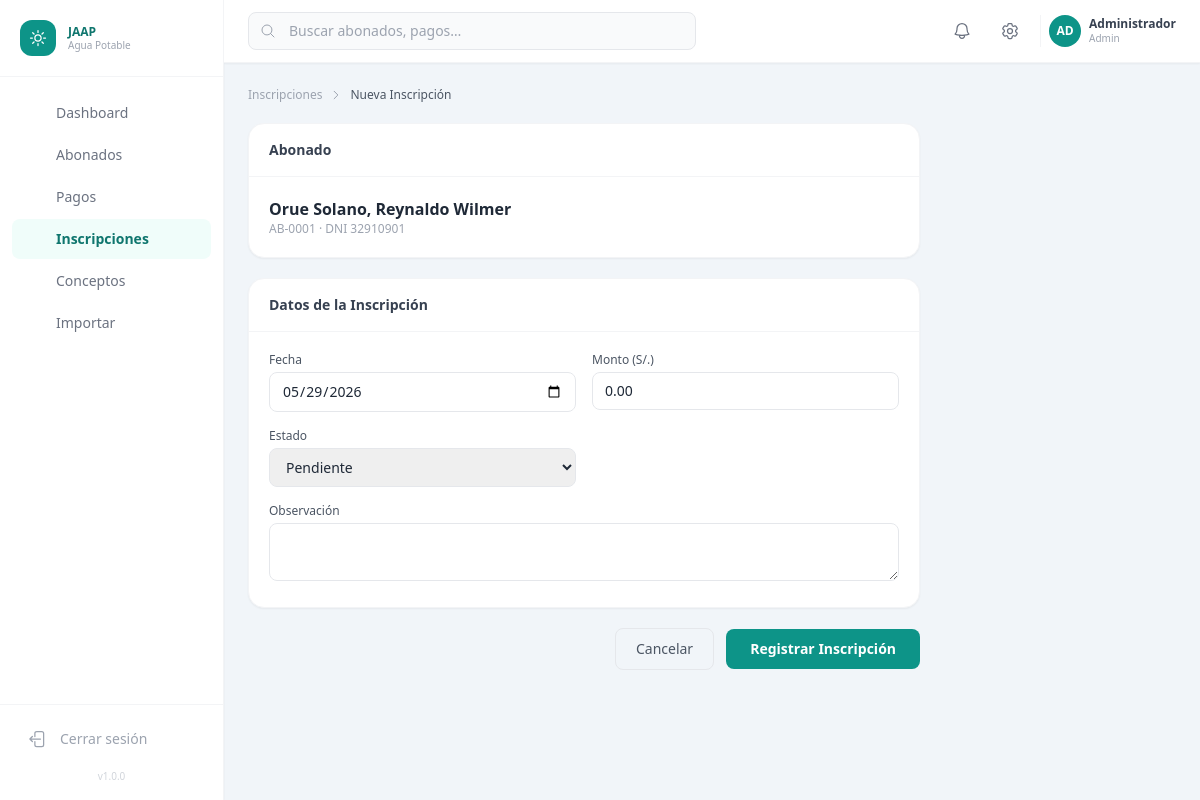
Screenshot of /inscripciones/registrar.php?abonado_id=1 (signed in) with the database file from the repository.
### tables this page shows
CREATE TABLE `abonados` (
  `id`                INT UNSIGNED    NOT NULL AUTO_INCREMENT,
  `codigo`            VARCHAR(20)     NOT NULL COMMENT 'Código interno del abonado',
  `dni`               VARCHAR(8)      NOT NULL,
  `nombres`           VARCHAR(100)    NOT NULL,
  `apellidos`         VARCHAR(100)    NOT NULL,
  `fecha_nacimiento`  DATE            NULL,
  `departamento`      VARCHAR(100)    NOT NULL DEFAULT '',
  `provincia`         VARCHAR(100)    NOT NULL DEFAULT '',
  `distrito`          VARCHAR(100)    NOT NULL DEFAULT '',
  `direccion`         TEXT            NULL,
  `zona`              ENUM('porvenir','tunas','cerro_de_pasco') NOT NULL DEFAULT 'porvenir',
  `profesion`         VARCHAR(100)    NULL,
  `actividad`         VARCHAR(100)    NULL,
  `grado_instruccion` ENUM(
    'sin_instruccion','primaria_incompleta','primaria_completa',
    'secundaria_incompleta','secundaria_completa',
    'tecnico','universitario','posgrado'
  ) NOT NULL DEFAULT 'sin_instruccion',
  `estado_civil`      ENUM('soltero','casado','conviviente','viudo','divorciado') NOT NULL DEFAULT 'soltero',
  `telefono`          VARCHAR(15)     NULL,
  `email`             VARCHAR(100)    NULL,
  `numero_hijos`      TINYINT UNSIGNED NOT NULL DEFAULT 0,
  `fecha_inscripcion` DATE            NULL,
  `estado`            ENUM('activo','inactivo','suspendido') NOT NULL DEFAULT 'activo',
  `observaciones`     TEXT            NULL,
  `creado_por`        INT UNSIGNED    NULL,
  `created_at`        TIMESTAMP       NOT NULL DEFAULT CURRENT_TIMESTAMP,
  `updated_at`        TIMESTAMP       NOT NULL DEFAULT CURRENT_TIMESTAMP ON UPDATE CURRENT_TIMESTAMP,
  PRIMARY KEY (`id`),
  UNIQUE KEY `uk_dni`    (`dni`),
  UNIQUE KEY `uk_codigo` (`codigo`),
  KEY `idx_zona`   (`zona`),
  KEY `idx_estado` (`estado`),
  CONSTRAINT `fk_abonado_creado` FOREIGN KEY (`creado_por`) REFERENCES `usuarios_sistema` (`id`) ON DELETE SET NULL
);

### config/config.php (called while the page is built, shortened)
<?php
function e(string $s): string
{
    return htmlspecialchars($s, ENT_QUOTES | ENT_HTML5, 'UTF-8');
}

### inscripciones/registrar.php (the view, shortened to what this page needs)
<?php
$pdo        = getDB();
$editId = (int)($_GET['id'] ?? 0);
$inscData = null;
$preAbonadoId = (int)($_GET['abonado_id'] ?? 0);
$preAbonado   = null;
if ($preAbonadoId > 0) {
    $s = $pdo->prepare("SELECT id, codigo, dni, nombres, apellidos FROM abonados WHERE id=?");
    $s->execute([$preAbonadoId]);
    $preAbonado = $s->fetch() ?: null;
}
require_once __DIR__ . '/../includes/header.php';
require_once __DIR__ . '/../includes/sidebar.php';
?>
<div class="flex flex-col flex-1 overflow-hidden">
  <?php require_once __DIR__ . '/../includes/topbar.php'; ?>
  <main class="flex-1 overflow-y-auto p-6">
    <div class="flex items-center gap-2 text-xs text-gray-400 mb-5">
      <a href="<?= APP_URL ?>/inscripciones/index.php" class="hover:text-brand-600">Inscripciones</a>
      <svg class="w-3 h-3" fill="none" viewBox="0 0 24 24" stroke-width="2" stroke="currentColor">
        <path stroke-linecap="round" stroke-linejoin="round" d="m8.25 4.5 7.5 7.5-7.5 7.5" />
      </svg>
      <span class="text-gray-600 font-medium"><?= $editId ? 'Editar' : 'Nueva' ?> Inscripción</span>
    </div>
    <form method="POST" action="" class="max-w-2xl space-y-5">
      <div class="bg-white rounded-2xl shadow-sm border border-gray-100 overflow-hidden">
        <div class="px-5 py-4 border-b border-gray-100"><h2 class="text-sm font-semibold text-gray-700">Abonado</h2></div>
        <div class="p-5">
          <?php if ($inscData): ?>
            <p class="font-semibold text-gray-800"><?= e($inscData['apellidos'] . ', ' . $inscData['nombres']) ?></p>
            <p class="text-xs text-gray-400"><?= e($inscData['codigo']) ?> · DNI <?= e($inscData['dni']) ?></p>
          <?php elseif ($preAbonado): ?>
            <p class="font-semibold text-gray-800"><?= e($preAbonado['apellidos'] . ', ' . $preAbonado['nombres']) ?></p>
            <p class="text-xs text-gray-400"><?= e($preAbonado['codigo']) ?> · DNI <?= e($preAbonado['dni']) ?></p>
          <?php endif; ?>
        </div>
      </div>
      <div class="bg-white rounded-2xl shadow-sm border border-gray-100 overflow-hidden">
        <div class="px-5 py-4 border-b border-gray-100"><h2 class="text-sm font-semibold text-gray-700">Datos de la Inscripción</h2></div>
        <div class="p-5 grid grid-cols-1 sm:grid-cols-2 gap-4">
          <div>
            <label class="block text-xs font-medium text-gray-600 mb-1">Fecha</label>
            <input name="fecha_inscripcion" type="date"
                   value="<?= e($inscData['fecha_inscripcion'] ?? date('Y-m-d')) ?>"
                   class="w-full px-3 py-2 text-sm border border-gray-200 rounded-lg focus:outline-none focus:ring-2 focus:ring-brand-300">
          </div>
          <div>
            <label class="block text-xs font-medium text-gray-600 mb-1">Monto (S/.)</label>
            <input name="monto" type="number" step="0.01" min="0"
                   value="<?= number_format((float)($inscData['monto'] ?? 0), 2) ?>"
                   class="w-full px-3 py-2 text-sm border border-gray-200 rounded-lg focus:outline-none focus:ring-2 focus:ring-brand-300">
          </div>
          <div>
            <label class="block text-xs font-medium text-gray-600 mb-1">Estado</label>
            <select name="estado"
                    class="w-full px-3 py-2 text-sm border border-gray-200 rounded-lg focus:outline-none focus:ring-2 focus:ring-brand-300">
              <?php foreach (['pendiente'=>'Pendiente','aprobada'=>'Aprobada','rechazada'=>'Rechazada','cancelada'=>'Cancelada'] as $k=>$v): ?>
                <option value="<?= e($k) ?>" <?= ($inscData['estado'] ?? 'pendiente') === $k ? 'selected' : '' ?>><?= e($v) ?></option>
              <?php endforeach; ?>
            </select>
          </div>
          <div class="sm:col-span-2">
            <label class="block text-xs font-medium text-gray-600 mb-1">Observación</label>
            <textarea name="observacion" rows="2"
                      class="w-full px-3 py-2 text-sm border border-gray-200 rounded-lg focus:outline-none focus:ring-2 focus:ring-brand-300"><?= e($inscData['observacion'] ?? '') ?></textarea>
          </div>
        </div>
      </div>
      <div class="flex items-center gap-3 justify-end">
        <a href="<?= APP_URL ?>/inscripciones/index.php"
           class="px-5 py-2.5 text-sm text-gray-600 border border-gray-200 rounded-lg hover:bg-gray-50 transition-colors">
          Cancelar
        </a>
        <button type="submit"
                class="px-6 py-2.5 text-sm font-semibold bg-brand-600 hover:bg-brand-700 text-white rounded-lg transition-colors">
          <?= $editId ? 'Actualizar' : 'Registrar' ?> Inscripción
        </button>
      </div>
    </form>
  </main>
</div>
<?php require_once __DIR__ . '/../includes/footer.php'; ?>

### rows the page displays
abonados: apellidos+nombres "Orue Solano, Reynaldo Wilmer", codigo "AB-0001", dni "32910901"

### other values shown
$item['label'] "Dashboard"
$item['label'] "Abonados"
$item['label'] "Pagos"
$item['label'] "Inscripciones"
$item['label'] "Conceptos"
$item['label'] "Importar"
APP_VERSION "1.0.0"
mb_substr($user['nombre'], 0, 2) "AD"
$user['nombre'] "Administrador"
$user['rol'] "Admin"
form field estado "Pendiente"
